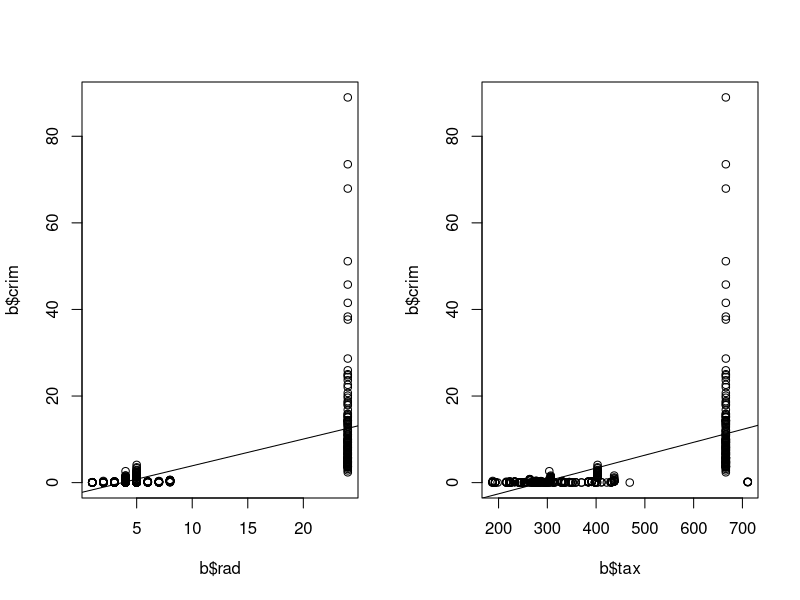
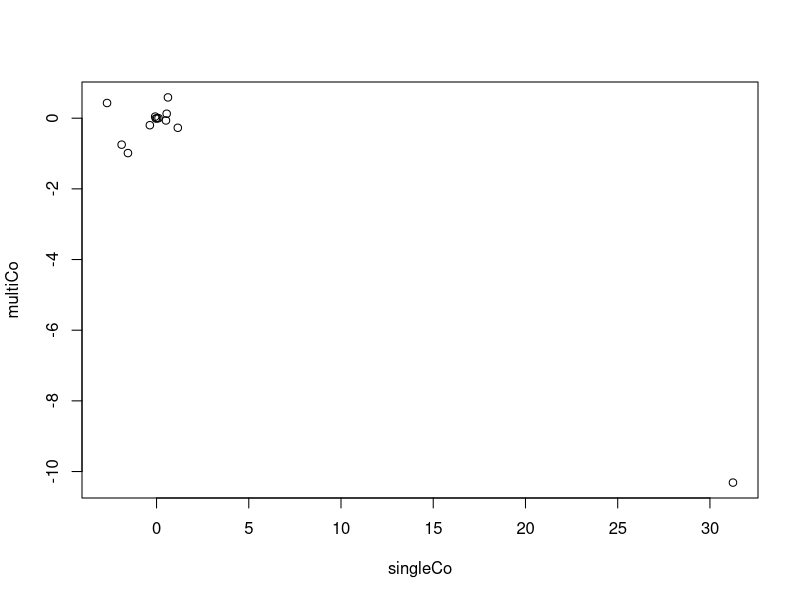

Write R code to recreate these figures, in order.
## ---- chunk 1
knitr::opts_chunk$set(echo = TRUE)
## ---- chunk 2
rm(list=ls())
library(MASS)
b =Boston
names(b)
## ---- chunk 3
modList = vector(mode = "list", length = 13)
#Couldn't figure out how to change the model in a loop, so I had to go old fashioned
modList[[1]] <- lm(crim~zn,data =b)
modList[[2]] <- lm(crim~indus, data = b)
modList[[3]] <- lm(crim~chas, data = b)
modList[[4]] <- lm(crim~nox, data = b)
modList[[5]] <- lm(crim~rm, data = b) 
modList[[6]] <- lm(crim~age, data = b) 
modList[[7]] <- lm(crim~dis, data = b) 
modList[[8]] <- lm(crim~rad, data = b) 
modList[[9]] <- lm(crim~tax, data = b) 
modList[[10]] <- lm(crim~ptratio, data = b) 
modList[[11]] <- lm(crim~black, data = b)
modList[[12]] <- lm(crim~lstat, data = b)
modList[[13]] <- lm(crim~medv, data = b)  
#Pull out just the sigma 
errors = list()
for (i in seq(1:13)) {
  errors = c(errors, summary(modList[[i]])[6])
}


## ---- chunk 4

par(mfrow=c(1,2))
plot(b$rad, b$crim)
abline(lm(b$crim~b$rad))
plot(b$tax, b$crim)
abline(lm(b$crim~b$tax))
## ---- chunk 5

allMod <- lm(crim~., data = b)

summary(allMod)
## ---- chunk 6
singleCo <- list() 

for (i in seq(1,13)) {
  singleCo[i] <- summary(modList[[i]])$coefficients[2]
}


multiCo <- summary(allMod)$coefficients[2:14] 
par(mfrow= c(1,1))
plot(singleCo, multiCo) 

## ---- chunk 7
modListp = list()
b$chas = as.factor(b$chas)
modListp[[1]] <- lm(crim~poly(zn,3),data =b)
summary(modListp[[1]])
modListp[[2]] <- lm(crim~poly(indus,3), data = b)
summary(modListp[[2]])
modListp[[3]] <- lm(crim~chas, data = b)
summary(modListp[[3]])
modListp[[4]] <- lm(crim~poly(nox,3), data = b)
summary(modListp[[4]])
modListp[[5]] <- lm(crim~poly(rm,3), data = b) 
summary(modListp[[5]])
modListp[[6]] <- lm(crim~poly(age,3), data = b) 
summary(modListp[[6]])
modListp[[7]] <- lm(crim~poly(dis,3), data = b) 
summary(modListp[[7]])
modListp[[8]] <- lm(crim~poly(rad,3), data = b) 
summary(modListp[[8]])
modListp[[9]] <- lm(crim~poly(tax,3), data = b) 
summary(modListp[[9]])
modListp[[10]] <- lm(crim~poly(ptratio,3), data = b) 
summary(modListp[[10]])
modListp[[11]] <- lm(crim~poly(black,3), data = b)
summary(modListp[[11]])
modListp[[12]] <- lm(crim~poly(lstat,3), data = b)
summary(modListp[[12]])
modListp[[13]] <- lm(crim~poly(medv,3), data = b) 
summary(modListp[[13]])


